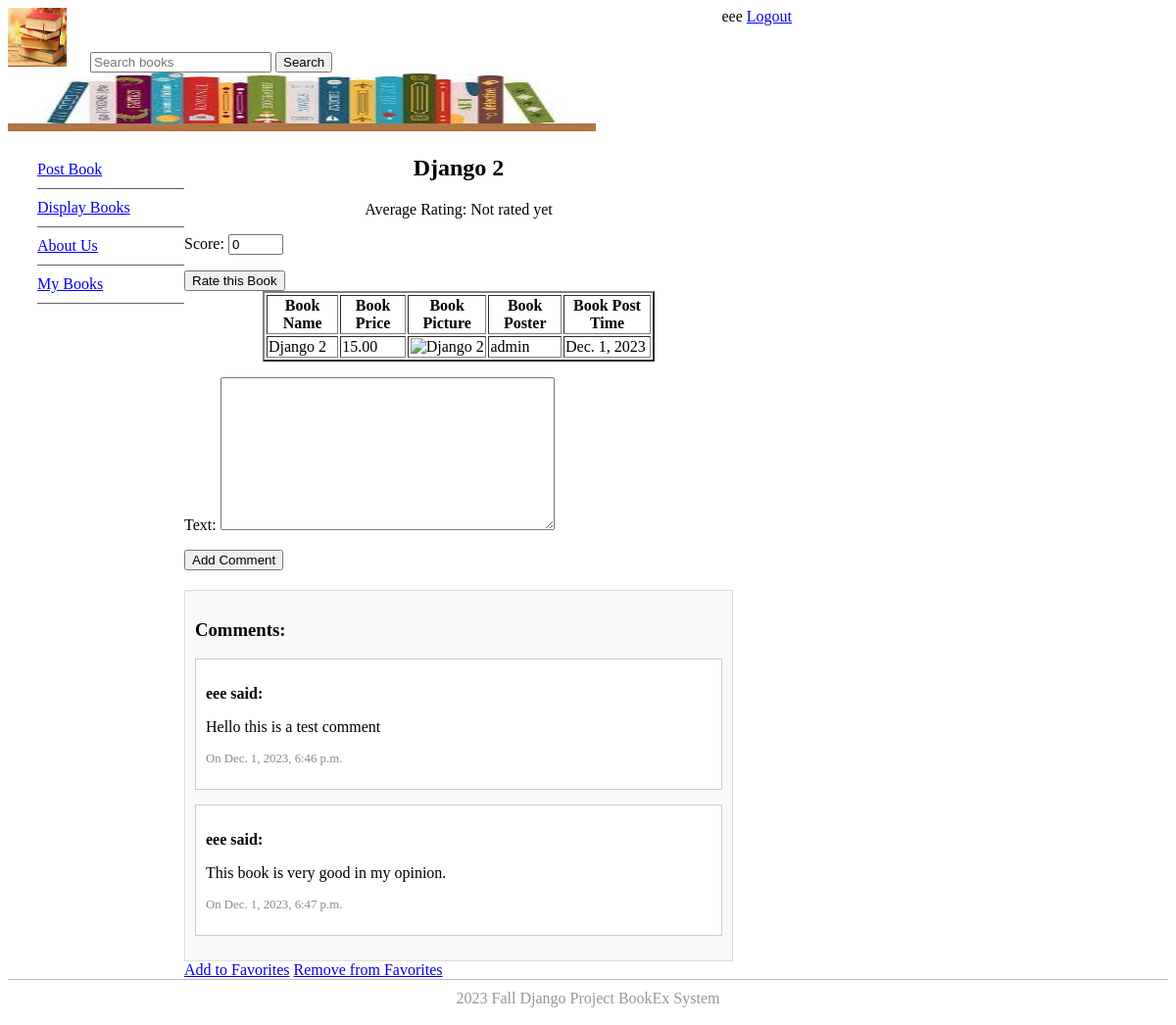
Screenshot of /book_detail/6 (signed in) with the database file from the repository.
### bookMng/models.py (models this page shows, shortened)
class MainMenu(models.Model):
    item = models.CharField(max_length=200, unique=True)
    link = models.CharField(max_length=200, unique=True)

class Book(models.Model):
    name = models.CharField(max_length=200)
    web = models.URLField(max_length=200)
    price = models.DecimalField(decimal_places=2, max_digits=8)
    publishdate = models.DateField(auto_now=True)
    picture = models.FileField(upload_to='bookEx/static/uploads')
    pic_path = models.CharField(max_length=300, editable=False, blank=True)
    username = models.ForeignKey(User, blank=True, null=True, on_delete=models.CASCADE)

class Comment(models.Model):
    book = models.ForeignKey(Book, on_delete=models.CASCADE, related_name='comments')
    author = models.ForeignKey(User, on_delete=models.CASCADE)
    text = models.TextField()
    created_date = models.DateTimeField(auto_now_add=True)

### bookMng/views.py (the view, shortened to what this page needs)
# urls.py: path('book_detail/<int:book_id>', views.book_detail, name='book_detail'),
@login_required(login_url=reverse_lazy('login'))
def book_detail(request, book_id):
    book = get_object_or_404(Book, id=book_id)
    comments = Comment.objects.filter(book=book)
    comment_form = CommentForm()  # Initialize comment_form here
    rating_form = RatingForm()    # Initialize rating_form here
    return render(request, 'bookMng/book_detail.html', {
        'item_list': MainMenu.objects.all(),
        'book': book,
        'comments': comments,
        'comment_form': comment_form,
        'rating_form': rating_form
    })

### bookMng/forms.py
class CommentForm(forms.ModelForm):
    class Meta:
        model = Comment
        fields = ('text',)

class RatingForm(forms.ModelForm):
    class Meta:
        model = Rating
        fields = ['score']
        widgets = {
            'score': forms.NumberInput(attrs={'min': '1', 'max': '10'})
        }

### bookEx/templates/bookMng/book_detail.html (shortened to what this page needs)
{% extends "base.html" %}
{% load static %}
{% block sidenav %}
   {% for item in item_list %}
      <li>
          <a href="{{ item.link }}"> {{ item.item }}</a>
      </li>
   {% endfor %}
{% endblock sidenav %}
{% block content %}
<div class="book-detail">
    <h1 align="center">{{ book.name }}</h1>
    <p align="center">Average Rating: {{ book.average_rating|default:"Not rated yet" }}</p>
    {% if user.is_authenticated %}
        <form method="post" action="">
            {{ rating_form.as_p }}
            <button type="submit" class="btn btn-primary" name="rating">Rate this Book</button>
        </form>
    {% else %}
        <p>You need to be logged in to rate.</p>
    {% endif %}
    <table class="book-info" align="center" border="2" width="400">
        <thead>
            <tr>
                <th>Book Name</th>
                <th>Book Price</th>
                <th>Book Picture</th>
                <th>Book Poster</th>
                <th>Book Post Time</th>
            </tr>
        </thead>
        <tbody>
            <tr>
                <td>{{ book.name }}</td>
                <td>{{ book.price }}</td>
                <td align="center">
                    <img src="{% static book.pic_path %}" height="60" width="60" alt="{{ book.name }}" />
                </td>
                <td>{{ book.username }}</td>
                <td>{{ book.publishdate }}</td>
            </tr>
        </tbody>
    </table>
    {% if user.is_authenticated %}
        <form class="comment-form" method="post">
            {{ comment_form.as_p }}
            <button type="submit" class="btn btn-primary">Add Comment</button>
        </form>
    {% else %}
        <p>You need to be logged in to comment.</p>
    {% endif %}
    <div class="comments">
        <h3>Comments:</h3>
        {% for comment in comments %}
            <div class="comment">
                <p class="author">{{ comment.author }} said:</p>
                <p class="text">{{ comment.text }}</p>
                <p class="date">On {{ comment.created_date }}</p>
            </div>
        {% empty %}
            <p>No comments yet.</p>
        {% endfor %}
    </div>
    <a href="{% url 'add_to_favorites' book.id %}">Add to Favorites</a>
<a href="{% url 'remove_from_favorites' book.id %}">Remove from Favorites</a>
</div>
{% endblock content %}

### bookEx/templates/base.html (shortened to what this page needs)
{% load static %}
<!DOCTYPE html>
<html lang="en">
<head>
    <link href="{% static 'main.css' %}" rel="stylesheet" type="text/css">
</head>
<body>
  <header id="header">
      <img src="{% static 'logo.jpg'%}" height="60" width="60" alt="" />
      <form action="{% url 'search_books' %}" method="get" style="display: inline; margin-left: 20px;">
          <input type="text" name="q" placeholder="Search books">
          <button type="submit">Search</button>
      </form>
      <span style="float: right;">
          {% if user.is_authenticated %}
              {{ user.username }}
              <a href="{% url 'logout' %}?next=/">Logout</a>
          {% else %}
              Not Logged in
              <a href="{% url 'login' %}?next=/">Login</a>
          {% endif %}
      </span>
      <img src="{% static 'banner.jpg'%}" height="60" width="600" alt="" />
  </header>
  <aside id="leftsidebar">
      <nav id="nav">
          <ul>
              {% block sidenav %}{% endblock sidenav %}
          </ul>
      </nav>
  </aside>
  <section id="main">
      {% block content %}{% endblock content %}
  </section>
  <footer id="footer">
      2023 Fall Django Project BookEx System
  </footer>
</body>
</html>

### bookEx/static/main.css (style rules this page uses)
#header { border-style: none; width: 800px; height: auto; }
#nav li { padding-top: 10px; padding-bottom: 10px; font-size: 1em; list-style-type: none; border-bottom: thin solid #5F5F5F; color: #4C4C4C; left: 0px; list-style-position: inside; margin-left: -10px; }
#leftsidebar { width: 180px; height: 350px; float: left; }
#main { width: 560px; float: left; margin-left: 20 px; margin-right: 10px; padding-right: 10px; }
#footer { text-align: center; foot-size: 0.8em; margin-top: 5px; padding-top: 10px; padding-bottom: 10px; background-color: #FFFFFF; border-top: thin solid #BBBBBB; clear: both; color: #969696; }
.comments { margin-top: 20px; border: 1px solid #ddd; padding: 10px; background-color: #f9f9f9; }
.comment { margin-bottom: 15px; padding: 10px; border: 1px solid #ccc; background-color: #fff; }
.comment .author { font-weight: bold; }
.comment .text { margin-top: 5px; }
.comment .date { font-size: 0.8em; color: #888; }

### rows the page displays
MainMenu: item "Post Book"
MainMenu: item "Display Books"
MainMenu: item "About Us"
MainMenu: item "My Books"
Book: name "Django 2", price "15.00", username "admin", publishdate "Dec. 1, 2023"
Comment: author "eee", text "Hello this is a test comment", created_date "Dec. 1, 2023, 6:46 p.m."
Comment: author "eee", text "This book is very good in my opinion.", created_date "Dec. 1, 2023, 6:47 p.m."

### other values shown
{{ user.username }} "eee"
{{ book.average_rating|default:"Not rated yet" }} "Not rated yet"
